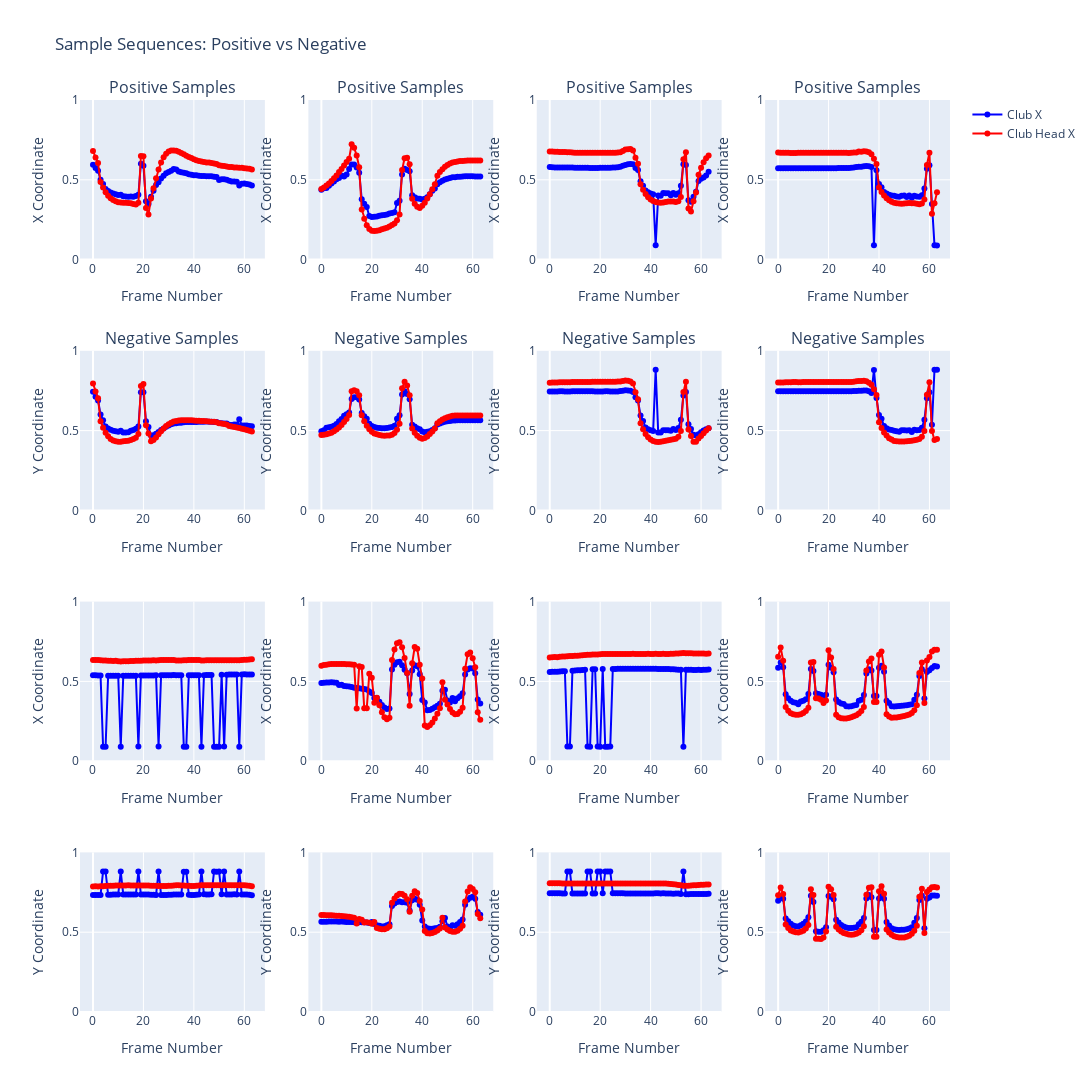

Source (notebook cell):
### Code cell
# Usage
import numpy as np

video_name = "IMG_0138.MOV"
g = GolfSwingAnalyzer(video_file=video_name, video_dir="input_videos", predictions_dir="predictions")
sequences, labels = g.process_video(
    f"swing_intervals/IMG_0138_swing_intervals.json",
    sequence_length=64,
    overlap=32,
    swing_threshold=0.7
)

print(f"Sequences shape: {sequences.shape}")
# Usage
g.plot_sample_sequences(sequences, labels, num_samples=4)
